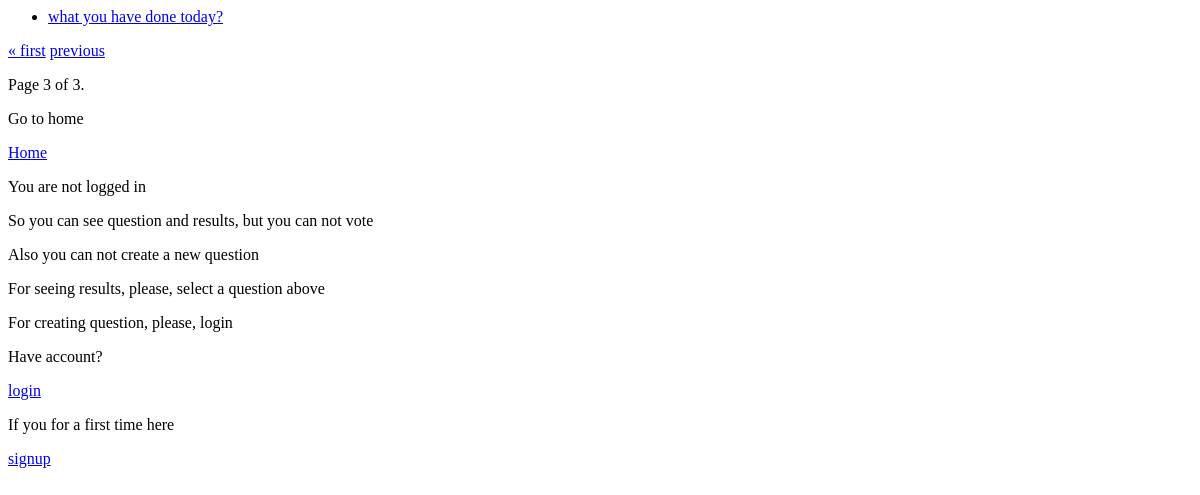
The app's page /polls/?page=5, older data.
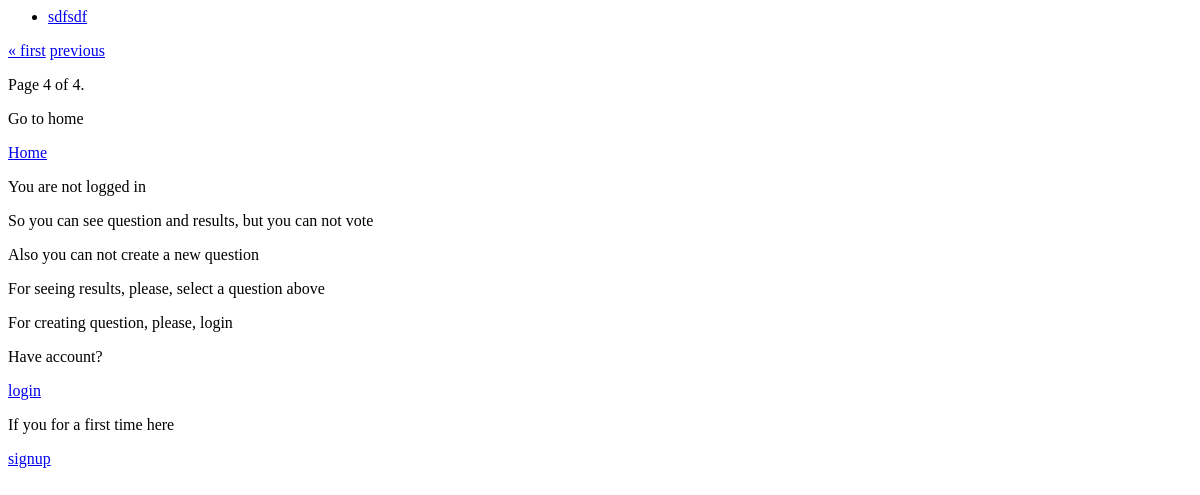
The same page, newer data.
### polls/models.py (models this page shows, shortened)
class Question(models.Model):
    question_text = models.CharField(max_length=200)
    pub_date = models.DateTimeField('date published')
    def was_published_recently(self):
        now = timezone.now()
        return now - datetime.timedelta(days=1) <= self.pub_date <= now
    was_published_recently.admin_order_field = 'pub_date'
    was_published_recently.boolean = True
    was_published_recently.short_description = 'Published recently?'

### polls/views.py (the view)
# urls.py: path('', views.index, name='index'),
def index(request):
    question_list = Question.objects.get_queryset().order_by('id')
    paginator = Paginator(object_list=question_list, per_page=1)  # Show 25 contacts per page
    page = request.GET.get('page')
    latest_question_list = paginator.get_page(page)
    context = {
        'latest_question_list': latest_question_list
    }
    return render(request, 'polls/index.html', context)

### polls/templates/polls/index.html (shortened to what this page needs)
{% if latest_question_list %}
    <ul>
    {% for question in latest_question_list %}
        <li><a href="{% url 'polls:detail' question.id %}">{{ question.question_text }}</a></li>
    {% endfor %}
    </ul>
{% else %}
    <p>No polls are available.</p>
{% endif %}
<div class="pagination">
    <span class="step-links">
        {% if latest_question_list.has_previous %}
            <a href="?page=1">&laquo; first</a>
            <a href="?page={{ latest_question_list.previous_page_number }}">previous</a>
        {% endif %}
    </span>
    <span class="current">
        Page {{ latest_question_list.number }} of {{ latest_question_list.paginator.num_pages }}.
    </span>
</div>
<p>Go to home</p>
<p><a href="{% url 'home' %}">Home</a></p>
{% if user.is_authenticated %}
    <p>You can create new question here</p>
    <p><a href="{% url 'polls:new_question' %}">Create question</a></p>
    <p>You can logout here</p>
    <p><a href="{% url 'polls:logout' %}">logout</a></p>
{% else %}
  <p>You are not logged in</p>
  <p>So you can see question and results, but you can not vote</p>
  <p>Also you can not create a new question</p>
  <p>For seeing results, please, select a question above</p>
  <p>For creating question, please, login</p>
  <p>Have account?</p>
  <a href="{% url 'polls:login' %}">login</a>
  <p>If you for a first time here</p>
  <a href="{% url 'polls:signup' %}">signup</a>
{% endif %}

Row changes from the older to the newer data that the page shows:
no longer on this page (row unchanged): Question: question_text "what you have done today?"
added Question: question_text "sdfsdf"
Text that changed along with them:
{{ latest_question_list.number }}: "3" → "4"
{{ latest_question_list.paginator.num_pages }}: "3" → "4"
